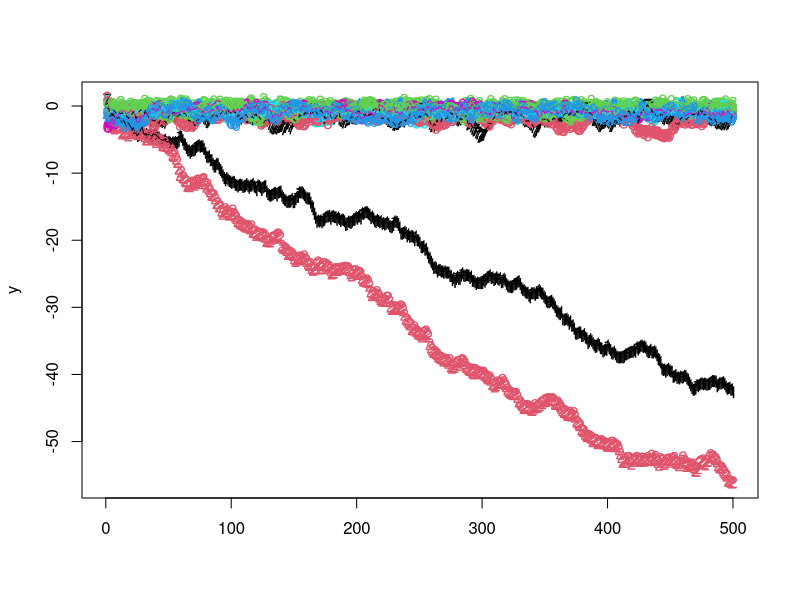
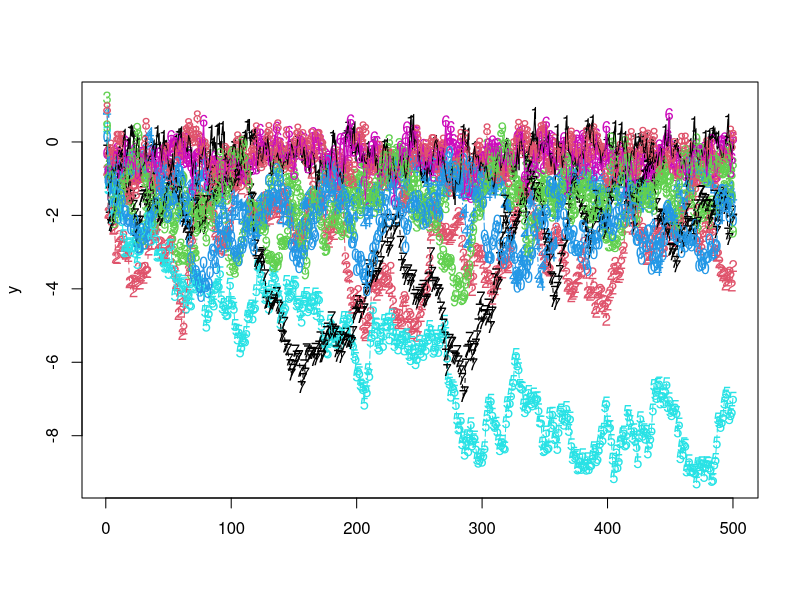

R code for these plots, in order: (Note: this script raises an error after producing the figures.)
####################################################################################
### FB 12/06/2018 -- Generating replicated datasets for 10 species #################
### Both Lotka-Volterra discrete-time (Ricker) competition and VAR(1) (Gompertz) ###
####################################################################################

rm(list = ls())
set.seed(5)

### Mainly competition dataset

### Do we use the same exact network structure? Sounds OK
### We use the one below

interaction_matrix = rbind(c(1,1,1,0,0,0,0,0,0,0),
                           c(1,1,1,0,0,0,0,0,0,0),
                           c(1,1,1,0,0,0,0,0,0,0),
                           c(1,1,1,1,0,0,0,0,0,0),
                           c(0,0,0,1,1,1,1,0,0,0),
                           c(0,0,0,0,1,1,1,0,0,0),
                           c(0,0,0,0,1,1,1,0,0,0),
                           c(0,0,0,0,0,0,0,1,1,1),
                           c(0,0,0,0,0,0,0,1,1,1),
                           c(0,0,0,0,0,0,0,1,1,1))
nspecies = nrow(interaction_matrix)

### Random draw of parameter values using Gaussian variables with an interaction strength mean and variance

# How many repeats? 
nrepeats=25

### High-level parameters
tmax=500 ## Number of time units. 500 timesteps total for the simulation, and we select the 300 last time steps for model fitting
index_time=1:tmax
# Variability on the matrix elements
sigma_A = sqrt(0.0025) # sigma_A^2 = 0.05
# Temporal noise on the population growth rate in logarithmic scale 
sigma=0.3 # Sigma^2= 0.1

niter=1

while (niter<(nrepeats+1))
{

print(paste("site/repeat =",niter))
  
# Nonlinear LV discrete-time (Ricker) competition
stability_crit = 1.5 #initializing stability criteria
### Use feasability (strictly positive interior fixed point) with min threshold for abundances

while(stability_crit >1){
  print("Try out new parameter set for LV model")
  
  ### Simulate the A = (alpha_ij) matrix
  interspe_strength = 0.2
  intraspe_strength = 0.5
  
  alpha=interaction_matrix
  for (ki in 1:nspecies){
    for (kj in 1:nspecies){
      #noise_strength=runif(1,0,sigma_A) ## somewhat arbitrary but chosen to keep sign and magnitude of interaction in check
      noise_strength=rnorm(1,0,sigma_A) ## somewhat arbitrary 
      if (ki==kj){alpha[ki,kj]= - alpha[ki,kj]*intraspe_strength+noise_strength} else {alpha[ki,kj]= - alpha[ki,kj]*interspe_strength+noise_strength}
    }
  }
  alpha
  

 
  ### Simulate the growth rates -- better to simulate them here to check the combination alpha - r is feasible
  r<-runif(nspecies,0.2,0.5) # Maximal growth rates // could covary with interaction strength later on. 
  # r<-runif(nspecies,2,3) # for more chaotic dynamics. 
  
  ### Equilibrium, mean values - some algebra
  N_star<-solve(alpha) %*% (-r) ### check the equilibrium is feasible, at least with those r values...
  N_star # 
  
  # Simulate the model

  Y=matrix(1,nrow=tmax,ncol=nspecies)
  epsilon<-matrix(0, nrow=tmax-1,ncol=nspecies,byrow=TRUE) # Noise on growth rates
  
  for (i in 1:nspecies){
    Y[1,i]=abs(rnorm(1,1,1))} #### Initial condition - most changing part across repeats
  for (t in 1:(tmax-1)){
    epsilon[t,]<-rnorm(nspecies,mean = 0, sd = sigma) # Residual noise on log-population growth rates
    Y[t+1,] = Y[t,]*exp(r+alpha %*% Y[t,] + epsilon[t,]) # Ricker dynamics // Note FB: Beverton-Holt would be another option, more stable
  }
  y=log(Y)
  #y=y-mean(y)
  
  matplot(y)
  matlines(y)
  
  #feasible = (min(y)>(-25))
  #if (feasible==TRUE){print("Found LV TS")}
  #found one right parameter set 
  if (min(N_star)>0.00001){stability_crit=0.5; print("Found LV param set")}
  
}
  
# save data to file
DataTemp_wTime_abs_LV = data.frame(niter*rep(1,tmax),index_time,y) ## Y kinda works too
DataTemp_wTime_abs_LV  = format(DataTemp_wTime_abs_LV,digits=3,scientific=T)
### Write this in total dataframes
if (niter==1){ 	# Create data structures
  Data_wTime_abs_LV=DataTemp_wTime_abs_LV
} else {
  Data_wTime_abs_LV=rbind(Data_wTime_abs_LV,DataTemp_wTime_abs_LV)}
# save quantitative interaction matrix
write.csv(alpha,file=paste("../data/random_param_set/alpha/alphaMatrix",niter,".csv",sep=""))
write.csv(r,file=paste("../data/random_param_set/r/rVector",niter,".csv",sep=""))


### Now switch model 

# M/VAR(1) (Gompertz) competition model
spectral_radius = 1.5 #initializing
  while(spectral_radius>1){
    print("Try out new initial conditions VAR")
    
    # Define the interaction matrix
    B=interaction_matrix*rnorm(nspecies*nspecies,-0.05,sigma_A)+0.8*diag(nspecies)
    # Your typical MAR(1) matrix - is it stable
    spectral_radius = max(abs(eigen(B)$values)) #stable
    
    # Simulate the VAR(1) model
    ysim=matrix(0,nrow = tmax,ncol=nspecies)
    ysim[1,] = rnorm(nspecies,0.5,0.1)
    for (time_index in 1:(tmax-1)){
      ysim[time_index+1,] = B %*% ysim[time_index,] + rnorm(nspecies,0,sigma)
    }
    matplot(ysim)
    matlines(ysim) #check
    
    # Say we found a nice param set
    if (spectral_radius>1){print("Found VAR(1) param set")}
  }
# save data to file
DataTemp_wTime_abs_VAR = data.frame(niter*rep(1,tmax),index_time,ysim)
DataTemp_wTime_abs_VAR  = format(DataTemp_wTime_abs_VAR,digits=3,scientific=T)
### Write this in total dataframes
if (niter==1){ 	# Create data structures
  Data_wTime_abs_VAR=DataTemp_wTime_abs_VAR
} else {
  Data_wTime_abs_VAR=rbind(Data_wTime_abs_VAR,DataTemp_wTime_abs_VAR)}
# save quantitative interaction matrix
write.csv(alpha,file=paste("../data/random_param_set/B/BMatrix",niter,".csv",sep=""))

### Increment iteration counter

niter=niter+1
}

### --------------------- Write data to file ------------------------- ### 

names(Data_wTime_abs_LV)=c("Site","Time_index","Species1","Species2","Species3","Species4","Species5","Species6","Species7","Species8","Species9","Species10")
names(Data_wTime_abs_VAR)=c("Site","Time_index","Species1","Species2","Species3","Species4","Species5","Species6","Species7","Species8","Species9","Species10")

#options(scipen=-500)
#Data_wTime_abs_LV = format(Data_wTime_abs_LV,digits=4)
#Data_wTime_abs_VAR = format(Data_wTime_abs_VAR,digits=4)
#sapply(Data_wTime_abs_LV, class)

write.csv(Data_wTime_abs_LV,file="../data/random_param_set/Data_wTime_abs_LV.csv")
write.csv(Data_wTime_abs_VAR,file="../data/random_param_set/Data_wTime_abs_VAR.csv")
